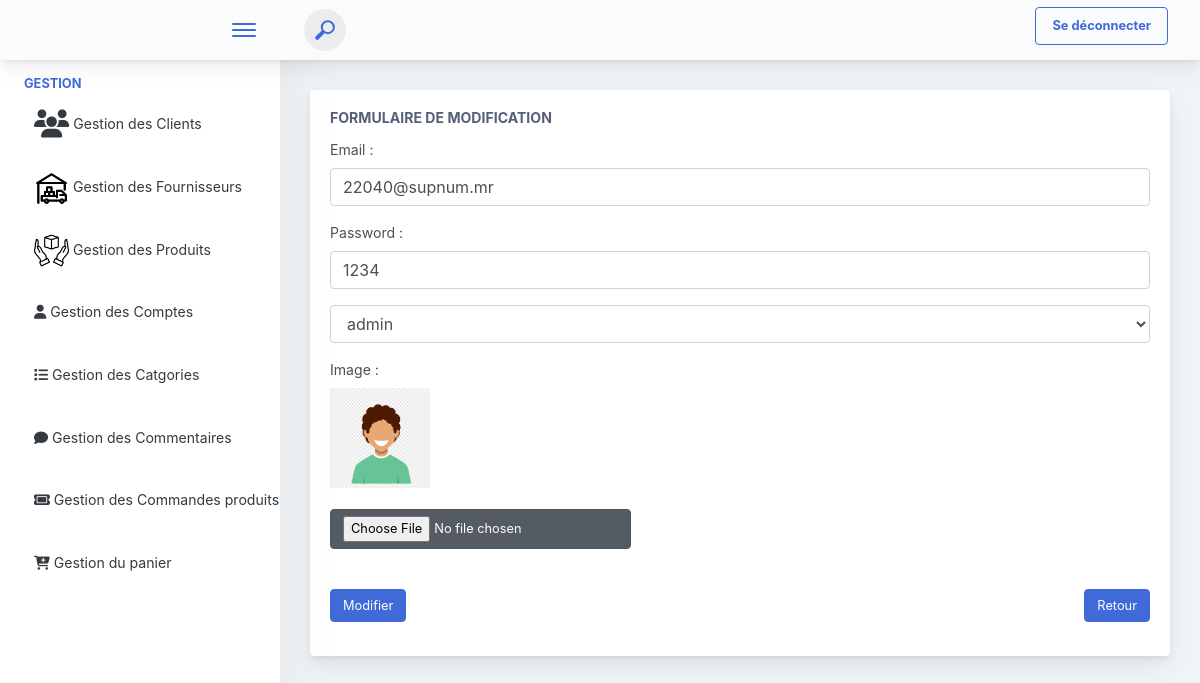
Page /modifier_compte/4 on the committed database.
### produits_app/models.py (models this page shows, shortened)
class Compte(models.Model):
    id = models.AutoField(primary_key=True)
    email = models.EmailField(unique=True,max_length=80)
    password = models.CharField(max_length=50)
    etat=models.CharField(max_length=20, default='active')
    image = models.ImageField(upload_to='produits_app/static/images/', default='produits_app/static/images/default_image.png')

### produits_app/views.py (the view, shortened to what this page needs)
# urls.py: path('modifier_compte/<int:id_compte>',views.modifier_compte,name="modifier_compte"),
def modifier_compte(request, id_compte):
    compte = get_object_or_404(Compte , id=id_compte)
    return render(request, 'interface_admin/Admin_compte/compte_modification.html', {'compte': compte})

### produits_app/templates/interface_admin/Admin_Compte/compte_modification.html (shortened to what this page needs)
{% extends 'interface_admin/navbar.html' %}
{% block content %}
<div class="app-main__inner">
    <div class="main-card mb-3 card">
        <div class="card-body">
            <h5 class="card-title">Formulaire de modification</h5>
            <form method="post" action="{% url 'modifier_compte' compte.id %}" enctype="multipart/form-data">
                <div class="form-row">
                    <div class="col-md-12">
                        <div class="position-relative form-group">
                            <label>Email :</label>
                            <input type="email" name="email" placeholder="Entrez l'email" class="form-control" value="{{compte.email}}" required>
                        </div>
                    </div>
                    <div class="col-md-12">
                        <div class="position-relative form-group">
                            <label>Password :</label>
                            <input type="text" name="password" placeholder="Entrez votre password" class="form-control" value="{{compte.password}}" required>
                        </div>
                    </div>
                    <div class="col-md-12">
                            <div class="position-relative form-group">
                                <select name="etat" class="form-control">
                                    <option value="admin" {% if compte.etat == 'admin' %} selected {% endif %}>admin</option>
                                </select>
                            </div>
                        </div>
                    <div class="col-md-12">
                            <div class="position-relative form-group">
                                <label>Image :</label>
                                <br>
                                {% if compte.image.url %}
                                    <img src="{{ compte.image.url }}" alt="Ancienne image" height="100px" width="100px">
                                {% endif %}
                                <br><br>
                                <input type="file" name="image" class="mb-2 mr-2 btn btn-secondary active">
                            </div>
                        </div>
                </div>
                <div style="display:flex;justify-content:space-between">
                    <button class="mt-3 btn btn-primary">Modifier</button>
                    <a class="mt-3 btn btn-primary" href="{% url 'affiche_compte' %}">Retour</a>
                </div>
            </form>
        </div>
    </div>
</div>
{% endblock %}

### rows in the picture
Compte: email "22040@supnum.mr", password "1234", etat "admin", image (placeholder picture)
